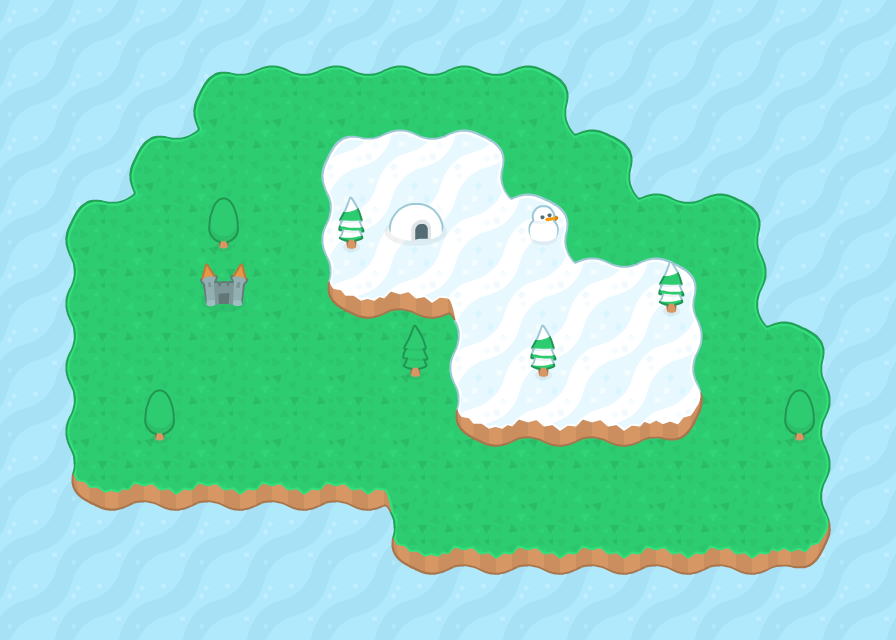

This is a level from a 2D game, rendered from its Tiled map with the project's own tilesets. A one-line summary and the map file follow, with tile-layer data summarised:
An orthogonal 14x10 tile map with 64x64 px tiles, 4 tile layers (base, grass, ice, decoration).

<map version="1.0" orientation="orthogonal" width="14" height="10" tilewidth="64" tileheight="64">
 <properties>
  <property name="sx" value="10" />
  <property name="sy" value="10" />
 </properties>
 <tileset firstgid="1" name="mapPack_tilesheet" tilewidth="64" tileheight="64">
  <image source="../imgs/mapPack_tilesheet.png" width="1088" height="768" />
 </tileset>
 <layer name="base" width="14" height="10">
  <data>[140 cells, 140 non-empty, 1 distinct tile ids]</data>
 </layer>
 <layer name="grass" width="14" height="10">
  <data>[140 cells, 79 non-empty, 12 distinct tile ids]</data>
 </layer>
 <layer name="ice" width="14" height="10">
  <data>[140 cells, 21 non-empty, 11 distinct tile ids]</data>
 </layer>
 <layer name="decoration" width="14" height="10">
  <data>[140 cells, 10 non-empty, 6 distinct tile ids]</data>
 </layer>
</map>
